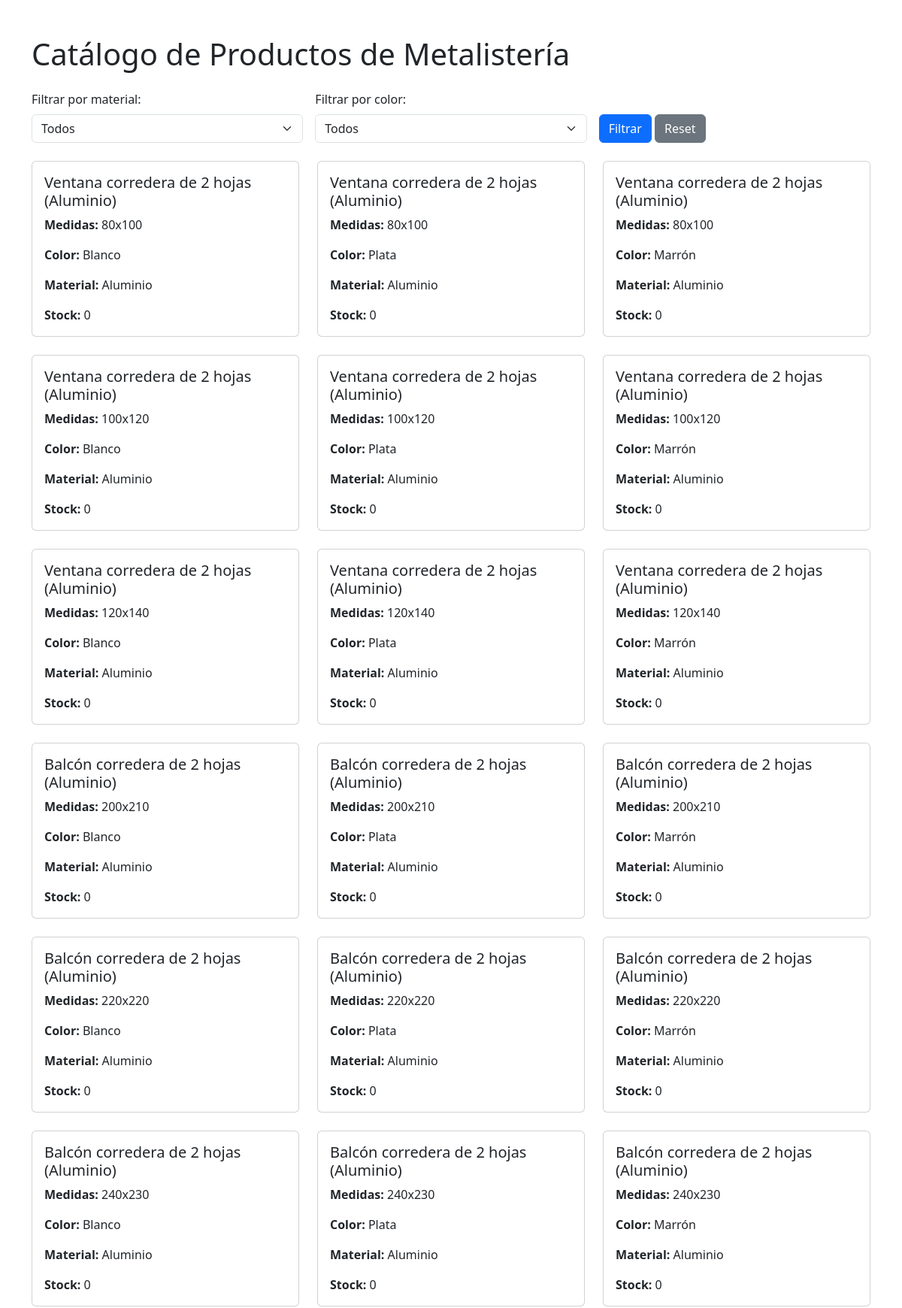
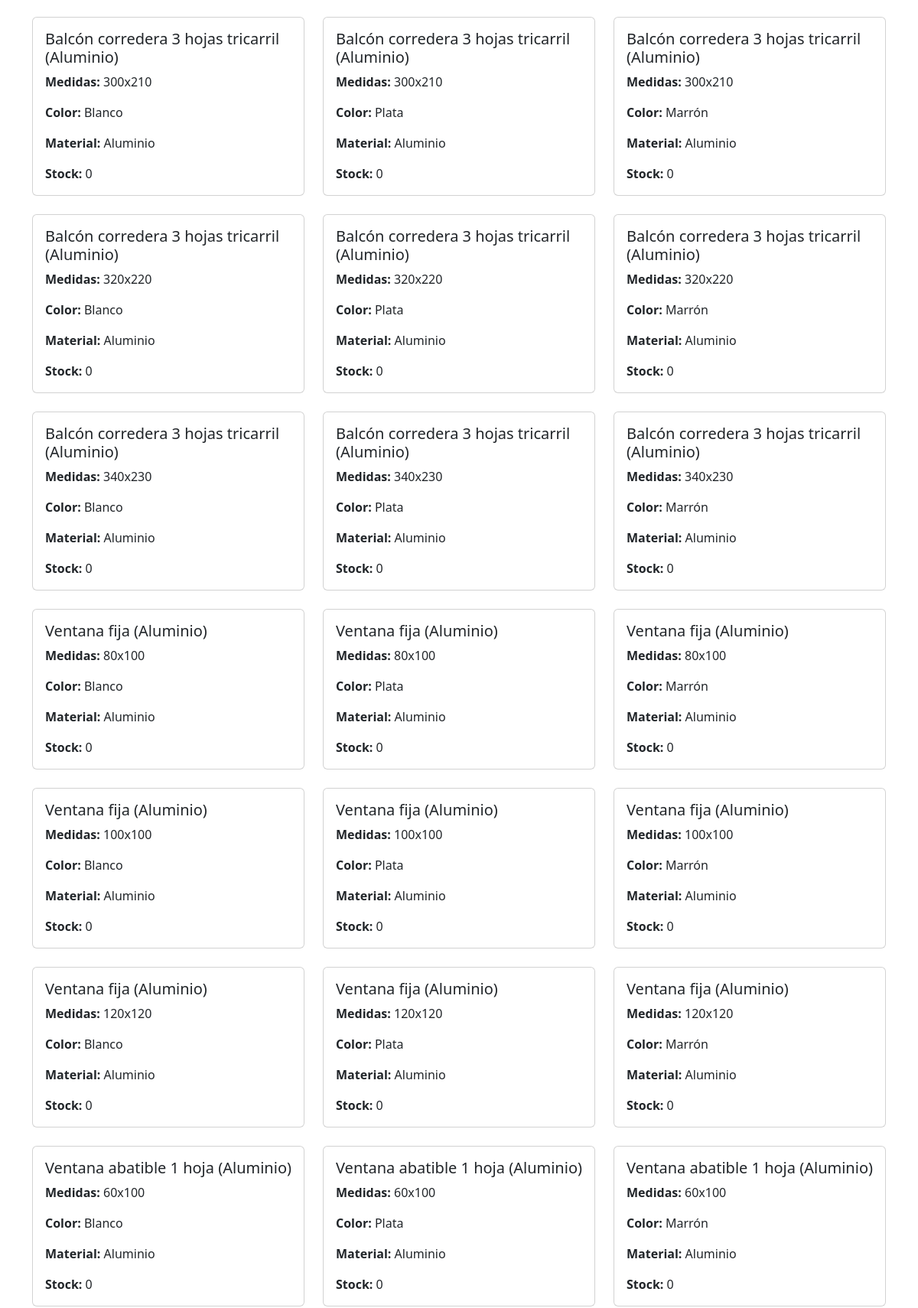
Screenshot of /index.php?material=1 (upper part) with the database file from the repository (2 pictures, top to bottom).
### tables this page shows
CREATE TABLE IF NOT EXISTS productos (
  id INT AUTO_INCREMENT PRIMARY KEY,
  referencia VARCHAR(40) NOT NULL UNIQUE,
  nombre VARCHAR(150) NOT NULL,
  id_material INT NOT NULL,
  id_categoria INT NOT NULL,
  medidas VARCHAR(50),
  stock INT DEFAULT 0,
  color VARCHAR(30),
  FOREIGN KEY (id_material) REFERENCES materiales(id),
  FOREIGN KEY (id_categoria) REFERENCES categorias(id)
);

CREATE TABLE materiales (
  id INT AUTO_INCREMENT PRIMARY KEY,
  nombre VARCHAR(50) NOT NULL
);

### index.php (the view, shortened to what this page needs)
<?php
$conn = new mysqli("localhost","root","","metalisteria");
$materialFilter = isset($_GET['material']) ? $_GET['material'] : '';
$query = "SELECT p.*, m.nombre AS material_nombre FROM productos p
          JOIN materiales m ON p.id_material = m.id
          WHERE 1";
if ($materialFilter) {
    $query .= " AND p.id_material = " . intval($materialFilter);
}
$result = $conn->query($query);
?>
<!DOCTYPE html>
<html lang="es">
<head>
    <link href="https://cdn.jsdelivr.net/npm/bootstrap@5.3.2/dist/css/bootstrap.min.css" rel="stylesheet">
</head>
<body>
<div class="container my-5">
    <h1 class="mb-4">Catálogo de Productos de Metalistería</h1>
    <form method="get" class="row g-3 mb-4">
        <div class="col-md-4">
            <label for="material" class="form-label">Filtrar por material:</label>
            <select name="material" id="material" class="form-select">
                <option value="">Todos</option>
            </select>
        </div>
        <div class="col-md-4">
            <label for="color" class="form-label">Filtrar por color:</label>
            <select name="color" id="color" class="form-select">
                <option value="">Todos</option>
            </select>
        </div>
        <div class="col-md-4 align-self-end">
            <button type="submit" class="btn btn-primary">Filtrar</button>
            <a href="index.php" class="btn btn-secondary">Reset</a>
        </div>
    </form>
    <div class="row row-cols-1 row-cols-md-3 g-4">
        <?php
        while($row = $result->fetch_assoc()) {
            echo "<div class='col'>";
            echo "  <div class='card h-100'>";
            echo "      <div class='card-body'>";
            echo "          <h5 class='card-title'>{$row['nombre']}</h5>";
            echo "          <p class='card-text'><strong>Medidas:</strong> {$row['medidas']}</p>";
            echo "          <p class='card-text'><strong>Color:</strong> {$row['color']}</p>";
            echo "          <p class='card-text'><strong>Material:</strong> {$row['material_nombre']}</p>";
            echo "          <p class='card-text'><strong>Stock:</strong> {$row['stock']}</p>";
            echo "      </div>";
            echo "  </div>";
            echo "</div>";
        }
        ?>
    </div>
</div>
</body>
</html>

### rows the page displays
productos: nombre "Ventana corredera de 2 hojas (Aluminio)", medidas "80x100", color "Blanco", id_material.nombre "Aluminio", stock "0"
productos: nombre "Ventana corredera de 2 hojas (Aluminio)", medidas "80x100", color "Plata", id_material.nombre "Aluminio", stock "0"
productos: nombre "Ventana corredera de 2 hojas (Aluminio)", medidas "80x100", color "Marrón", id_material.nombre "Aluminio", stock "0"
productos: nombre "Ventana corredera de 2 hojas (Aluminio)", medidas "100x120", color "Blanco", id_material.nombre "Aluminio", stock "0"
productos: nombre "Ventana corredera de 2 hojas (Aluminio)", medidas "100x120", color "Plata", id_material.nombre "Aluminio", stock "0"
productos: nombre "Ventana corredera de 2 hojas (Aluminio)", medidas "100x120", color "Marrón", id_material.nombre "Aluminio", stock "0"
productos: nombre "Ventana corredera de 2 hojas (Aluminio)", medidas "120x140", color "Blanco", id_material.nombre "Aluminio", stock "0"
productos: nombre "Ventana corredera de 2 hojas (Aluminio)", medidas "120x140", color "Plata", id_material.nombre "Aluminio", stock "0"
productos: nombre "Ventana corredera de 2 hojas (Aluminio)", medidas "120x140", color "Marrón", id_material.nombre "Aluminio", stock "0"
productos: nombre "Balcón corredera de 2 hojas (Aluminio)", medidas "200x210", color "Blanco", id_material.nombre "Aluminio", stock "0"
productos: nombre "Balcón corredera de 2 hojas (Aluminio)", medidas "200x210", color "Plata", id_material.nombre "Aluminio", stock "0"
productos: nombre "Balcón corredera de 2 hojas (Aluminio)", medidas "200x210", color "Marrón", id_material.nombre "Aluminio", stock "0"
productos: nombre "Balcón corredera de 2 hojas (Aluminio)", medidas "220x220", color "Blanco", id_material.nombre "Aluminio", stock "0"
productos: nombre "Balcón corredera de 2 hojas (Aluminio)", medidas "220x220", color "Plata", id_material.nombre "Aluminio", stock "0"
productos: nombre "Balcón corredera de 2 hojas (Aluminio)", medidas "220x220", color "Marrón", id_material.nombre "Aluminio", stock "0"
productos: nombre "Balcón corredera de 2 hojas (Aluminio)", medidas "240x230", color "Blanco", id_material.nombre "Aluminio", stock "0"
productos: nombre "Balcón corredera de 2 hojas (Aluminio)", medidas "240x230", color "Plata", id_material.nombre "Aluminio", stock "0"
productos: nombre "Balcón corredera de 2 hojas (Aluminio)", medidas "240x230", color "Marrón", id_material.nombre "Aluminio", stock "0"
productos: nombre "Balcón corredera 3 hojas tricarril (Aluminio)", medidas "300x210", color "Blanco", id_material.nombre "Aluminio", stock "0"
productos: nombre "Balcón corredera 3 hojas tricarril (Aluminio)", medidas "300x210", color "Plata", id_material.nombre "Aluminio", stock "0"
productos: nombre "Balcón corredera 3 hojas tricarril (Aluminio)", medidas "300x210", color "Marrón", id_material.nombre "Aluminio", stock "0"
productos: nombre "Balcón corredera 3 hojas tricarril (Aluminio)", medidas "320x220", color "Blanco", id_material.nombre "Aluminio", stock "0"
productos: nombre "Balcón corredera 3 hojas tricarril (Aluminio)", medidas "320x220", color "Plata", id_material.nombre "Aluminio", stock "0"
productos: nombre "Balcón corredera 3 hojas tricarril (Aluminio)", medidas "320x220", color "Marrón", id_material.nombre "Aluminio", stock "0"
productos: nombre "Balcón corredera 3 hojas tricarril (Aluminio)", medidas "340x230", color "Blanco", id_material.nombre "Aluminio", stock "0"
productos: nombre "Balcón corredera 3 hojas tricarril (Aluminio)", medidas "340x230", color "Plata", id_material.nombre "Aluminio", stock "0"
productos: nombre "Balcón corredera 3 hojas tricarril (Aluminio)", medidas "340x230", color "Marrón", id_material.nombre "Aluminio", stock "0"
productos: nombre "Ventana fija (Aluminio)", medidas "80x100", color "Blanco", id_material.nombre "Aluminio", stock "0"
productos: nombre "Ventana fija (Aluminio)", medidas "80x100", color "Plata", id_material.nombre "Aluminio", stock "0"
productos: nombre "Ventana fija (Aluminio)", medidas "80x100", color "Marrón", id_material.nombre "Aluminio", stock "0"
productos: nombre "Ventana fija (Aluminio)", medidas "100x100", color "Blanco", id_material.nombre "Aluminio", stock "0"
productos: nombre "Ventana fija (Aluminio)", medidas "100x100", color "Plata", id_material.nombre "Aluminio", stock "0"
productos: nombre "Ventana fija (Aluminio)", medidas "100x100", color "Marrón", id_material.nombre "Aluminio", stock "0"
productos: nombre "Ventana fija (Aluminio)", medidas "120x120", color "Blanco", id_material.nombre "Aluminio", stock "0"
productos: nombre "Ventana fija (Aluminio)", medidas "120x120", color "Plata", id_material.nombre "Aluminio", stock "0"
productos: nombre "Ventana fija (Aluminio)", medidas "120x120", color "Marrón", id_material.nombre "Aluminio", stock "0"
productos: nombre "Ventana abatible 1 hoja (Aluminio)", medidas "60x100", color "Blanco", id_material.nombre "Aluminio", stock "0"
productos: nombre "Ventana abatible 1 hoja (Aluminio)", medidas "60x100", color "Plata", id_material.nombre "Aluminio", stock "0"
productos: nombre "Ventana abatible 1 hoja (Aluminio)", medidas "60x100", color "Marrón", id_material.nombre "Aluminio", stock "0"
